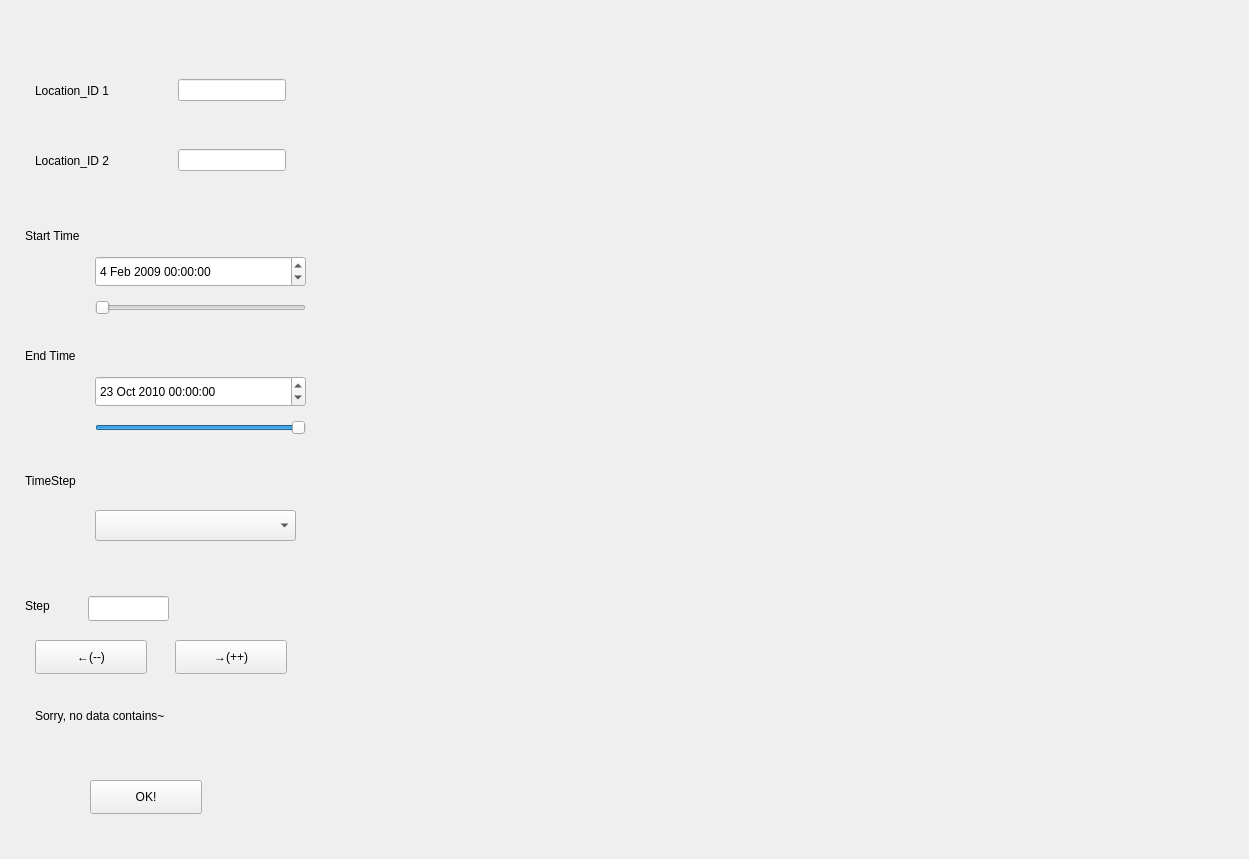
   <widget class="QWidget" name="tab_4">
    <attribute name="title">
     <string>DAU</string>
    </attribute>
    <widget class="QChartView" name="DAU_1" native="true">
     <property name="geometry">
      <rect>
       <x>330</x>
       <y>10</y>
       <width>460</width>
       <height>400</height>
      </rect>
     </property>
    </widget>
    <widget class="QChartView" name="DAU_2" native="true">
     <property name="geometry">
      <rect>
       <x>780</x>
       <y>10</y>
       <width>460</width>
       <height>400</height>
      </rect>
     </property>
    </widget>
    <widget class="QWidget" name="layoutWidget">
     <property name="geometry">
      <rect>
       <x>35</x>
       <y>130</y>
       <width>251</width>
       <height>61</height>
      </rect>
     </property>
     <layout class="QHBoxLayout" name="horizontalLayout_2">
      <item>
       <widget class="QLabel" name="label_5">
        <property name="styleSheet">
         <string notr="true">font: 9pt &quot;Times New Roman&quot;;
font: 10pt &quot;Arial&quot;;</string>
        </property>
        <property name="text">
         <string>Location_ID 2</string>
        </property>
       </widget>
      </item>
      <item>
       <spacer name="horizontalSpacer_2">
        <property name="orientation">
         <enum>Qt::Horizontal</enum>
        </property>
        <property name="sizeHint" stdset="0">
         <size>
          <width>40</width>
          <height>20</height>
         </size>
        </property>
       </spacer>
      </item>
      <item>
       <widget class="QLineEdit" name="dau_lo2"/>
      </item>
     </layout>
    </widget>
    <widget class="QLabel" name="label_6">
     <property name="geometry">
      <rect>
       <x>25</x>
       <y>340</y>
       <width>131</width>
       <height>31</height>
      </rect>
     </property>
     <property name="styleSheet">
      <string notr="true">font: 9pt &quot;Times New Roman&quot;;
font: 10pt &quot;Arial&quot;;</string>
     </property>
     <property name="text">
      <string>End Time</string>
     </property>
    </widget>
    <widget class="QLabel" name="label_7">
     <property name="geometry">
      <rect>
       <x>25</x>
       <y>220</y>
       <width>131</width>
       <height>31</height>
      </rect>
     </property>
     <property name="styleSheet">
      <string notr="true">font: 9pt &quot;Times New Roman&quot;;
font: 10pt &quot;Arial&quot;;</string>
     </property>
     <property name="text">
      <string>Start Time</string>
     </property>
    </widget>
    <widget class="QDateTimeEdit" name="dateTimeEdit_4">
     <property name="geometry">
      <rect>
       <x>95</x>
       <y>376</y>
       <width>211</width>
       <height>31</height>
      </rect>
     </property>
     <property name="dateTime">
      <datetime>
       <hour>0</hour>
       <minute>0</minute>
       <second>0</second>
       <year>2010</year>
       <month>10</month>
       <day>23</day>
      </datetime>
     </property>
    </widget>
    <widget class="QDateTimeEdit" name="dateTimeEdit_3">
     <property name="geometry">
      <rect>
       <x>95</x>
       <y>256</y>
       <width>211</width>
       <height>31</height>
      </rect>
     </property>
     <property name="dateTime">
      <datetime>
       <hour>0</hour>
       <minute>0</minute>
       <second>0</second>
       <year>2009</year>
       <month>2</month>
       <day>4</day>
      </datetime>
     </property>
    </widget>
    <widget class="QSlider" name="dau_time_low">
     <property name="geometry">
      <rect>
       <x>95</x>
       <y>300</y>
       <width>211</width>
       <height>16</height>
      </rect>
     </property>
     <property name="maximum">
      <number>626</number>
     </property>
     <property name="singleStep">
      <number>1</number>
     </property>
     <property name="orientation">
      <enum>Qt::Horizontal</enum>
     </property>
    </widget>
    <widget class="QSlider" name="dau_time_high">
     <property name="geometry">
      <rect>
       <x>95</x>
       <y>420</y>
       <width>211</width>
       <height>16</height>
      </rect>
     </property>
     <property name="maximum">
      <number>626</number>
     </property>
     <property name="singleStep">
      <number>1</number>
     </property>
     <property name="value">
      <number>626</number>
     </property>
     <property name="orientation">
      <enum>Qt::Horizontal</enum>
     </property>
    </widget>
    <widget class="QWidget" name="layoutWidget">
     <property name="geometry">
      <rect>
       <x>35</x>
       <y>60</y>
       <width>251</width>
       <height>61</height>
      </rect>
     </property>
     <layout class="QHBoxLayout" name="horizontalLayout">
      <item>
       <widget class="QLabel" name="label_4">
        <property name="styleSheet">
         <string notr="true">font: 9pt &quot;Times New Roman&quot;;
font: 10pt &quot;Arial&quot;;</string>
        </property>
        <property name="text">
         <string>Location_ID 1</string>
        </property>
       </widget>
      </item>
      <item>
       <spacer name="horizontalSpacer_4">
        <property name="orientation">
         <enum>Qt::Horizontal</enum>
        </property>
        <property name="sizeHint" stdset="0">
         <size>
          <width>40</width>
          <height>20</height>
         </size>
        </property>
       </spacer>
      </item>
      <item>
       <widget class="QLineEdit" name="dau_lo1"/>
      </item>
     </layout>
    </widget>
    <widget class="QChartView" name="DAU_3" native="true">
     <property name="geometry">
      <rect>
       <x>329</x>
       <y>400</y>
       <width>910</width>
       <height>450</height>
      </rect>
     </property>
    </widget>
    <widget class="QPushButton" name="step_plus">
     <property name="geometry">
      <rect>
       <x>175</x>
       <y>640</y>
       <width>112</width>
       <height>34</height>
      </rect>
     </property>
     <property name="text">
      <string>→(++)</string>
     </property>
    </widget>
    <widget class="QLabel" name="label_14">
     <property name="geometry">
      <rect>
       <x>25</x>
       <y>470</y>
       <width>101</width>
       <height>21</height>
      </rect>
     </property>
     <property name="styleSheet">
      <string notr="true">font: 9pt &quot;Times New Roman&quot;;
font: 10pt &quot;Arial&quot;;</string>
     </property>
     <property name="text">
      <string>TimeStep</string>
     </property>
    </widget>
    <widget class="QComboBox" name="Timestep">
     <property name="geometry">
      <rect>
       <x>95</x>
       <y>510</y>
       <width>201</width>
       <height>31</height>
      </rect>
     </property>
    </widget>
    <widget class="QPushButton" name="step_minus">
     <property name="geometry">
      <rect>
       <x>35</x>
       <y>640</y>
       <width>112</width>
       <height>34</height>
      </rect>
     </property>
     <property name="text">
      <string>←(--)</string>
     </property>
    </widget>
    <widget class="QLabel" name="label_15">
     <property name="geometry">
      <rect>
       <x>25</x>
       <y>590</y>
       <width>71</width>
       <height>31</height>
      </rect>
     </property>
     <property name="styleSheet">
      <string notr="true">font: 9pt &quot;Times New Roman&quot;;
font: 10pt &quot;Arial&quot;;</string>
     </property>
     <property name="text">
      <string>Step</string>
     </property>
    </widget>
    <widget class="QLineEdit" name="stepEdit">
     <property name="geometry">
      <rect>
       <x>88</x>
       <y>596</y>
       <width>81</width>
       <height>25</height>
      </rect>
     </property>
    </widget>
    <widget class="QLabel" name="warning_text">
     <property name="geometry">
      <rect>
       <x>35</x>
       <y>700</y>
       <width>251</width>
       <height>31</height>
      </rect>
     </property>
     <property name="styleSheet">
      <string notr="true">font: 9pt &quot;Times New Roman&quot;;
font: 10pt &quot;Arial&quot;;</string>
     </property>
     <property name="text">
      <string>Sorry, no data contains~</string>
     </property>
    </widget>
    <widget class="QPushButton" name="dau_ok">
     <property name="geometry">
      <rect>
       <x>90</x>
       <y>780</y>
       <width>112</width>
       <height>34</height>
      </rect>
     </property>
     <property name="text">
      <string>OK!</string>
     </property>
    </widget>
   </widget>
